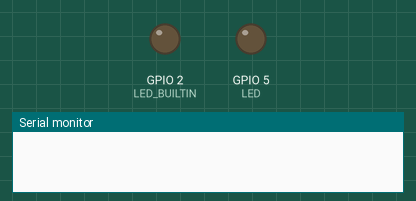
Bench run of a sketch on a simulated ESP8266 (NodeMCU). Shown: output pins drawn as LEDs (lit = HIGH, except the on-board LED, lit = LOW), the last lines printed to the serial monitor. WiFi joins after 1.5 s; servers stay silent unless stated; network time is answered at once with the bench clock; the local clock reads 2024-03-15 10:24:30 at power-on unless the sketch sets it.

Above: at 0.1 s.
At 1.7 s:
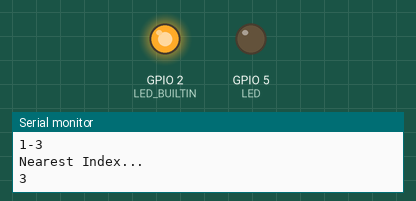
At 30.1 s:
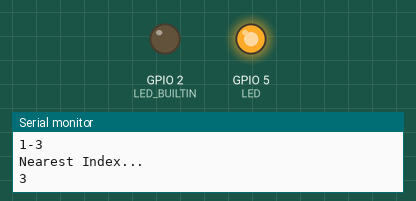
Timing chart, 0 to 41.5 s (numbered marks = the images above):
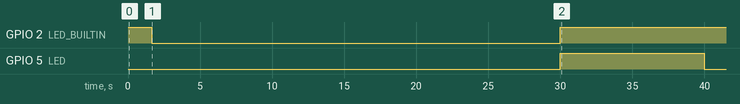

Measured:
- by itself, GPIO 2 (LED_BUILTIN): HIGH → LOW at 1.6 s, → HIGH 28.4 s later
- by itself, GPIO 5 (LED): LOW → HIGH at 30.0 s, → LOW 10.0 s later

The sketch:

ALARM.ino
```cpp
#include <ESP8266WiFi.h>
#include <NTPClient.h>
#include <WiFiUdp.h>
#include <math.h>
#define LED 5
#define MAX 14

// Replace with your network credentials
const char *ssid     = "Nokia 5.3";
const char *password = "fire4Yoga";
int State = 0;

struct Period
{
  int Hour,Minute;
}Periods[15];


// Define NTP Client to get time
WiFiUDP ntpUDP;
NTPClient timeClient(ntpUDP, "in.pool.ntp.org");
int H_Periods[MAX] = {8 ,8 ,9 ,10,11,12,13,14,15,15,16,16,16,18};
int M_Periods[MAX] = {40,45,35,25,35,25,30,20,10,25,15,30,45,45};
//int H_Periods[MAX] = {20 ,20 ,21 ,21,21,21,22,23,23,23,23,23,23,23};
//int M_Periods[MAX] = {40,43, 33  ,34,40,43,30,0,5,15,30,45,47};

//int Period_Array[MAX];

int count =0;
//Week Days
String weekDays[7]={"Sunday", "Monday", "Tuesday", "Wednesday", "Thursday", "Friday", "Saturday"};

void Actuation(int delay_value)
{
  digitalWrite(LED, HIGH);   // turn the LED on (HIGH is the voltage level)
//  Serial.print("LED OFF");
 delay(delay_value);                       // wait for a second
 digitalWrite(LED, LOW);    // turn the LED off by making the voltage LOW
// Serial.println("LED ON");
 delay(delay_value);                       // wait for a second
}
void Min_index(struct Period X)
{
//  int tmp = Period_Array[0],diff;
  int tmp,diff;
  for(count = 0;count<MAX;count++)
  {
//    tmp = Period_Array[count];
    //diff = tmp - X.Hour * 60 + X.Minute;
    diff = ((H_Periods[count]*60)+M_Periods[count]) - ((X.Hour * 60 )+ X.Minute);
    Serial.print(diff);
    Serial.print('-');
    Serial.println(count);
    if(diff<0)
    {
      continue;
      }
    if(diff>=0)
    {
      //count;
      break;
      }

    }
  //  return count;


  }
void setup() {
  // Initialize Serial Monitor
  struct Period X;
/*  for(count = 0; count < MAX;count++)
  {
    Period_Array[count] = H_Periods[count] *60 + M_Periods[count];
    }
  */
  pinMode(LED, OUTPUT);
  pinMode(LED_BUILTIN,OUTPUT);
  Serial.begin(115200);
  digitalWrite(LED_BUILTIN, 1);
  delay(100);
/*Periods[0].Hour = 20;
Periods[0].Minute = 50;
Periods[1].Hour = 20;
Periods[1].Minute = 45;
Periods[2].Hour = 20;
Periods[2].Minute = 57;
Periods[3].Hour = 20;
Periods[3].Minute = 58;
Periods[4].Hour = 20;
Periods[4].Minute = 46;
Periods[5].Hour = 20;
Periods[5].Minute = 35;
Periods[6].Hour =20 ;
Periods[6].Minute =25 ;
Periods[7].Hour = 20;
Periods[7].Minute = 21;
Periods[8].Hour = 21;
Periods[8].Minute = 25;
Periods[9].Hour = 21;
Periods[9].Minute = 10;
Periods[10].Hour = 21;
Periods[10].Minute = 25;
Periods[11].Hour = 21;
Periods[11].Minute = 15;
Periods[12].Hour = 21;
Periods[12].Minute = 30;
Periods[13].Hour = 21;
Periods[13].Minute = 45;
Periods[14].Hour = 21;
Periods[14].Minute = 45;*/

// Initialize a NTPClient to get time
  timeClient.begin();
  // Set offset time in seconds to adjust for your timezone, for example:
   //GMT +5 = 3600
  // GMT +8 = 28800
  // GMT -1 = -3600
  // GMT 0 = 0
  timeClient.setTimeOffset(19800);


  // Connect to Wi-Fi
  Serial.print("Connecting to ");
 // Serial.println(ssid);
  WiFi.begin(ssid, password);
  Serial.println(WiFi.macAddress());
  while (WiFi.status() != WL_CONNECTED) {
    delay(500);
    Serial.print(".");
  }
   timeClient.forceUpdate();
  String formattedTime = timeClient.getFormattedTime();
  X.Hour = timeClient.getHours();
  X.Minute = timeClient.getMinutes();
  Serial.print("Formatted Time: ");
  Serial.println(formattedTime);
  //count  = Min_index(X);
  Min_index(X);
  Serial.println("Nearest Index...");
  Serial.println(count);

  digitalWrite(LED_BUILTIN, State);
  delay(1000);


 }


void loop() {
 //int index;
  //Serial.print("Found Index at :");
  //  Serial.print(count);
  //delay(1000);
    timeClient.update();
    //index = TimeInit();
    int currentHour = timeClient.getHours();
    int currentMinute = timeClient.getMinutes();
    int index_day = timeClient.getDay();
    //Serial.println(timeClient.getFormattedTime());
   // Serial.println(index);
  //Actuation(10000);

  if(weekDays[index_day] != "Sunday")
  {
    if(count < MAX && currentHour == H_Periods[count])
    //if(count < 15 && currentHour == 23)

    {
      if(currentMinute == M_Periods[count])
      {
        State =~State;
        digitalWrite(LED_BUILTIN, State);

        Actuation(10000);
        if(count <MAX)
        {
          Serial.println("Not Reached Max");
          Serial.println(count);

          while(timeClient.getSeconds())
          {
            delay(100);
          }
          count++;
          Serial.println(count);

        }
        else if(count >=MAX)
        {
          Serial.println("Reached Max");
          count = 0;
        }

       }
     }
 }

 // time_t epochTime = timeClient.getEpochTime();
  //Serial.print("Epoch Time: ");
  //Serial.println(epochTime);


  //Serial.print("Hour: ");
  //Serial.println(currentHour);
  //Serial.print("Minutes: ");
  //Serial.println(currentMinute);

  //int currentSecond = timeClient.getSeconds();
 // Serial.print("Seconds: ");
  //Serial.println(currentSecond);

  //Serial.print("Week Day: ");

  /*//Get a time structure
  struct tm *ptm = gmtime ((time_t *)&epochTime);

  int monthDay = ptm->tm_mday;
  Serial.print("Month day: ");
  Serial.println(monthDay);

  int currentMonth = ptm->tm_mon+1;
  Serial.print("Month: ");
  Serial.println(currentMonth);

  String currentMonthName = months[currentMonth-1];
  Serial.print("Month name: ");
  Serial.println(currentMonthName);

  int currentYear = ptm->tm_year+1900;
  Serial.print("Year: ");
  Serial.println(currentYear);

  //Print complete date:
  String currentDate = String(currentYear) + "-" + String(currentMonth) + "-" + String(monthDay);
  Serial.print("Current date: ");
  Serial.println(currentDate);

  Serial.println("");
*/
  }


  int TimeInit()
{
  int currentHour = timeClient.getHours();
  int currentMinute = timeClient.getMinutes();
  int j=0;
    //  0, 1 ,2, 3, 4 ,5 ,6, 7, 8 , 9,10,11,12,13
    //  8 ,8 ,9 ,10,11,12,13,14,15,15,16,16,17,18
    //  40,45,35,25,35,25,30,20,10,25,15,30,45,45

  Serial.println("TimeInit");

    for(count =0;count<=13;count++)
    {
     Serial.println(currentHour);
     delay(1000);
     if(currentHour >7 && currentHour <19)
     {


      if(currentHour - Periods[count].Hour == 0)
      {
        Serial.println("Hourly   :");
        Serial.print(Periods[count].Hour);
        Serial.print("\t:");
        Serial.print(count);
        for(;(currentMinute - Periods[count+j].Minute)>0;j++)
        {
          Serial.println("Minite loop");

        Serial.print(Periods[count].Minute);
        Serial.print("\t:");
        Serial.print(count);
          Serial.print(currentMinute - Periods[count+j].Minute);
          }
        }
        else{
//        Serial.print(currentHour - Periods[count].Hour);

        continue;}
      }

     else
     {
      break;
      }
        Serial.print("Returning Time Init");

      return (count + j);
    }}
    /*  if(currentHour <= H_Periods[count] && currentMinute <=M_Periods[count])
      {
        Serial.print(count);
        delay(100);
        continue;}

      else
      {
        Serial.print("Found Index at ");
        Serial.print(count);
       delay(100);
        break;
        }

     if(currentHour <= H_Periods[count])
     {
      Serial.println("Hour Check");
     // Serial.println(currentHour);
      Serial.print(count);
      continue;
      }
      else
      {if(currentMinute <M_Periods[count])
        {
          Serial.println("Minute Check Break");
          Serial.print(count);
          break;
          }
      else
      {
        Serial.println("Minute Check Continue");
        continue;
      }}

    }
  }
 */
```
